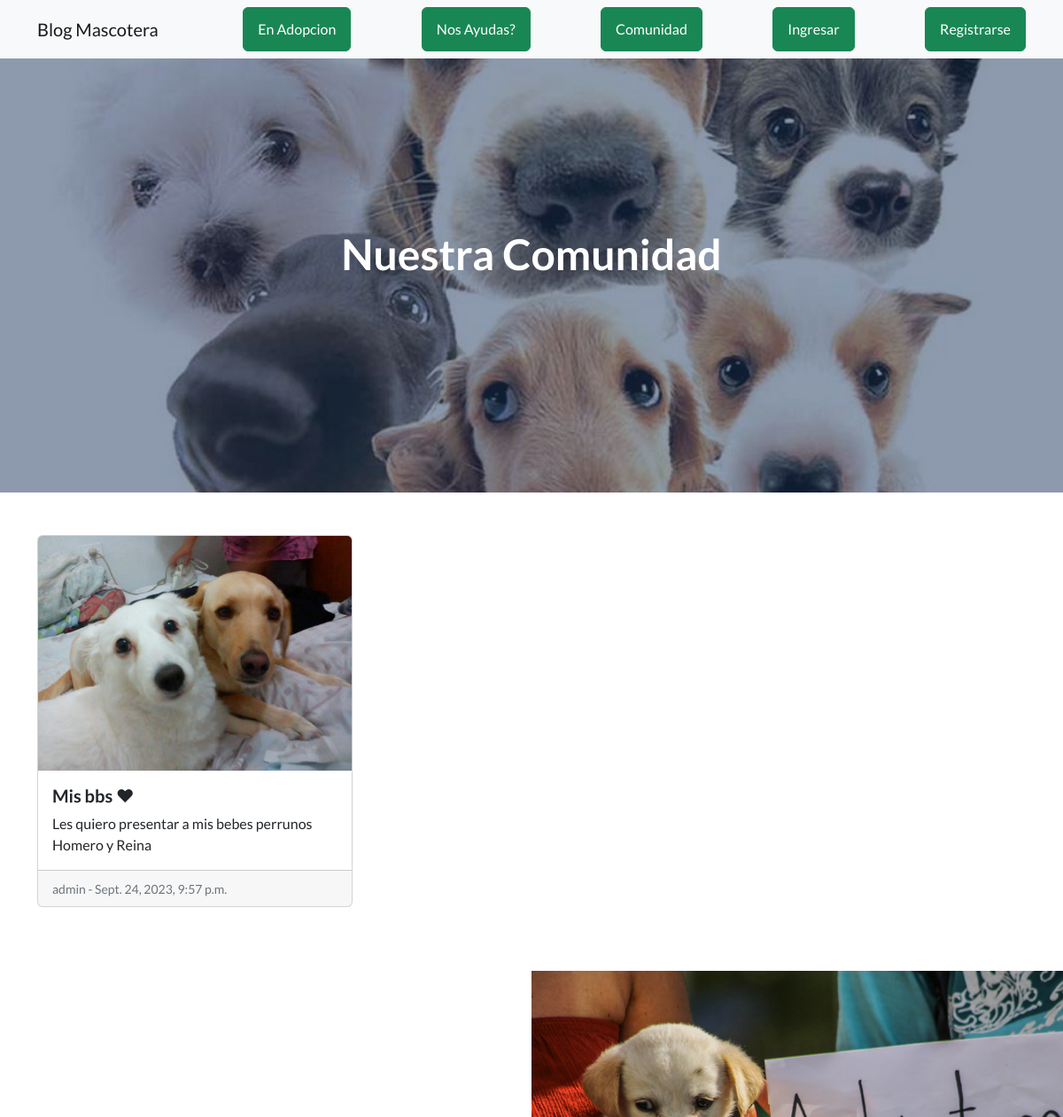
The app's page /AppInicio/pet_lista/ (upper part), older data.
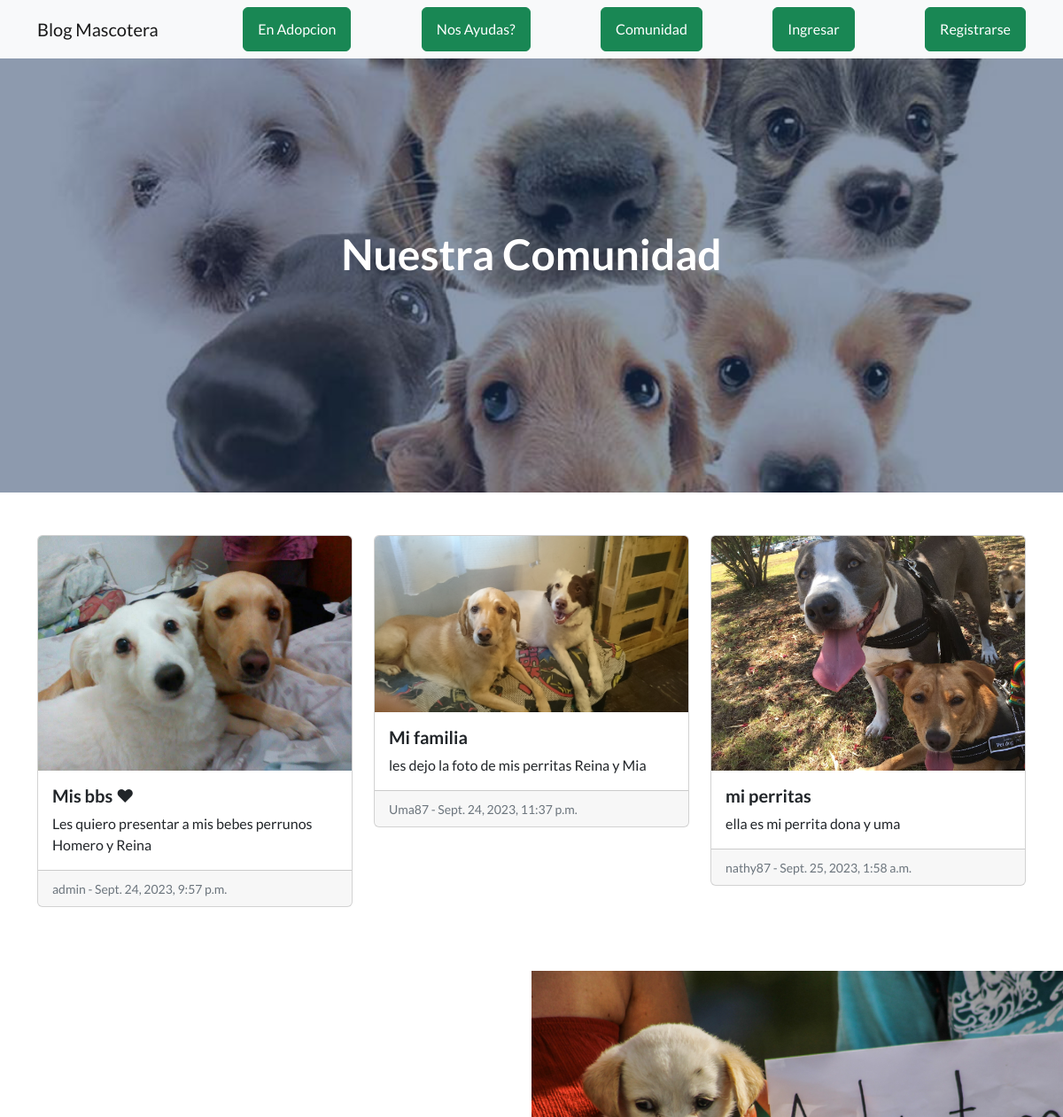
The same page, newer data.
### AppInicio/models.py (models this page shows, shortened)
class Pet(models.Model):
    titulo = models.CharField(max_length=200)
    autor = models.ForeignKey(User, on_delete=models.CASCADE, default=1)
    pet_info = models.TextField()
    imagen = models.ImageField(upload_to='pet_images/')
    fecha_creacion = models.DateTimeField(auto_now_add=True)

### AppInicio/views.py (the view)
# urls.py: path('pet_lista/', pet_lista, name='pet_lista'),
def pet_lista(request):
    pets = Pet.objects.all()
    return render(request, 'AppInicio/pet_lista.html', {'pets': pets})

### AppInicio/templates/AppInicio/pet_lista.html (shortened to what this page needs)
{% extends "AppInicio/padre.html" %}
{% load static %}
{% block titulo %}
Nuestra Comunidad
{% endblock %}
{% block contenido %}
<div class="container my-5">
  {% if pets %}
    <div class="row">
      {% for pet in pets %}
        <div class="col-md-4 mb-4">
          <div class="card">
            <img src="{{ pet.imagen.url }}" alt="{{ pet.titulo }}" class="card-img-top">
            <div class="card-body">
              <h5 class="card-title">{{ pet.titulo }}</h5>
              <p class="card-text">{{ pet.pet_info }}</p>
            </div>
            <div class="card-footer">
              <small class="text-muted">{{ pet.autor }} - {{ pet.fecha_creacion }}</small>
            </div>
          </div>
        </div>
      {% endfor %}
    </div>
  {% else %}
    <p>No hay publicaciones.</p>
  {% endif %}
</div>
{% endblock %}

Row changes from the older to the newer data that the page shows:
added Pet: imagen (picture), titulo "Mi familia", pet_info "les dejo la foto de mis perritas Reina y Mia", autor "Uma87", fecha_creacion "Sept. 24, 2023, 11:37 p.m."
added Pet: imagen (picture), titulo "mi perritas", pet_info "ella es mi perrita dona y uma", autor "nathy87", fecha_creacion "Sept. 25, 2023, 1:58 a.m."
